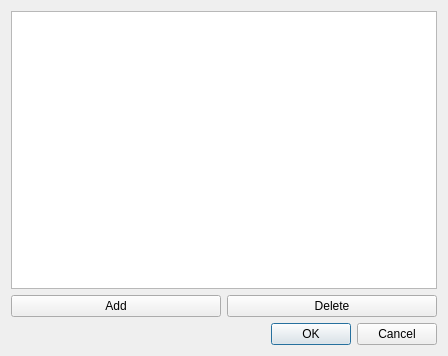
<?xml version="1.0" encoding="UTF-8"?>
<ui version="4.0">
 <class>Dialog</class>
 <widget class="QDialog" name="Dialog">
  <property name="geometry">
   <rect>
    <x>0</x>
    <y>0</y>
    <width>448</width>
    <height>356</height>
   </rect>
  </property>
  <property name="windowTitle">
   <string>Rules</string>
  </property>
  <layout class="QGridLayout" name="gridLayout">
   <item row="1" column="1">
    <widget class="QPushButton" name="deleteBtn">
     <property name="text">
      <string>Delete</string>
     </property>
    </widget>
   </item>
   <item row="1" column="0">
    <widget class="QPushButton" name="addBtn">
     <property name="text">
      <string>Add</string>
     </property>
    </widget>
   </item>
   <item row="2" column="0" colspan="2">
    <widget class="QDialogButtonBox" name="buttonBox">
     <property name="orientation">
      <enum>Qt::Horizontal</enum>
     </property>
     <property name="standardButtons">
      <set>QDialogButtonBox::Cancel|QDialogButtonBox::Ok</set>
     </property>
    </widget>
   </item>
   <item row="0" column="0" colspan="2">
    <widget class="QListView" name="listView"/>
   </item>
  </layout>
 </widget>
 <resources/>
 <connections>
  <connection>
   <sender>buttonBox</sender>
   <signal>accepted()</signal>
   <receiver>Dialog</receiver>
   <slot>accept()</slot>
   <hints>
    <hint type="sourcelabel">
     <x>248</x>
     <y>254</y>
    </hint>
    <hint type="destinationlabel">
     <x>157</x>
     <y>274</y>
    </hint>
   </hints>
  </connection>
  <connection>
   <sender>buttonBox</sender>
   <signal>rejected()</signal>
   <receiver>Dialog</receiver>
   <slot>reject()</slot>
   <hints>
    <hint type="sourcelabel">
     <x>316</x>
     <y>260</y>
    </hint>
    <hint type="destinationlabel">
     <x>286</x>
     <y>274</y>
    </hint>
   </hints>
  </connection>
 </connections>
</ui>
